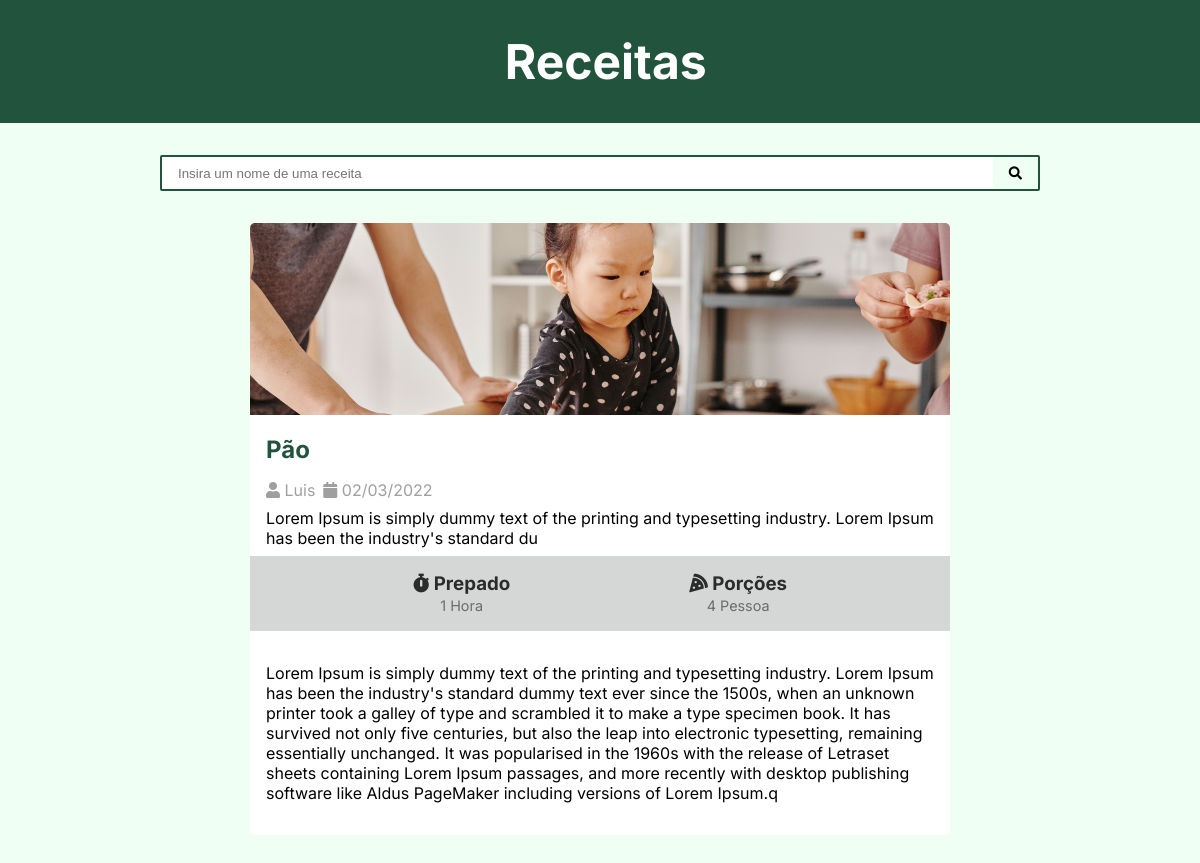
Before: /recipes/3/ with the older database file.
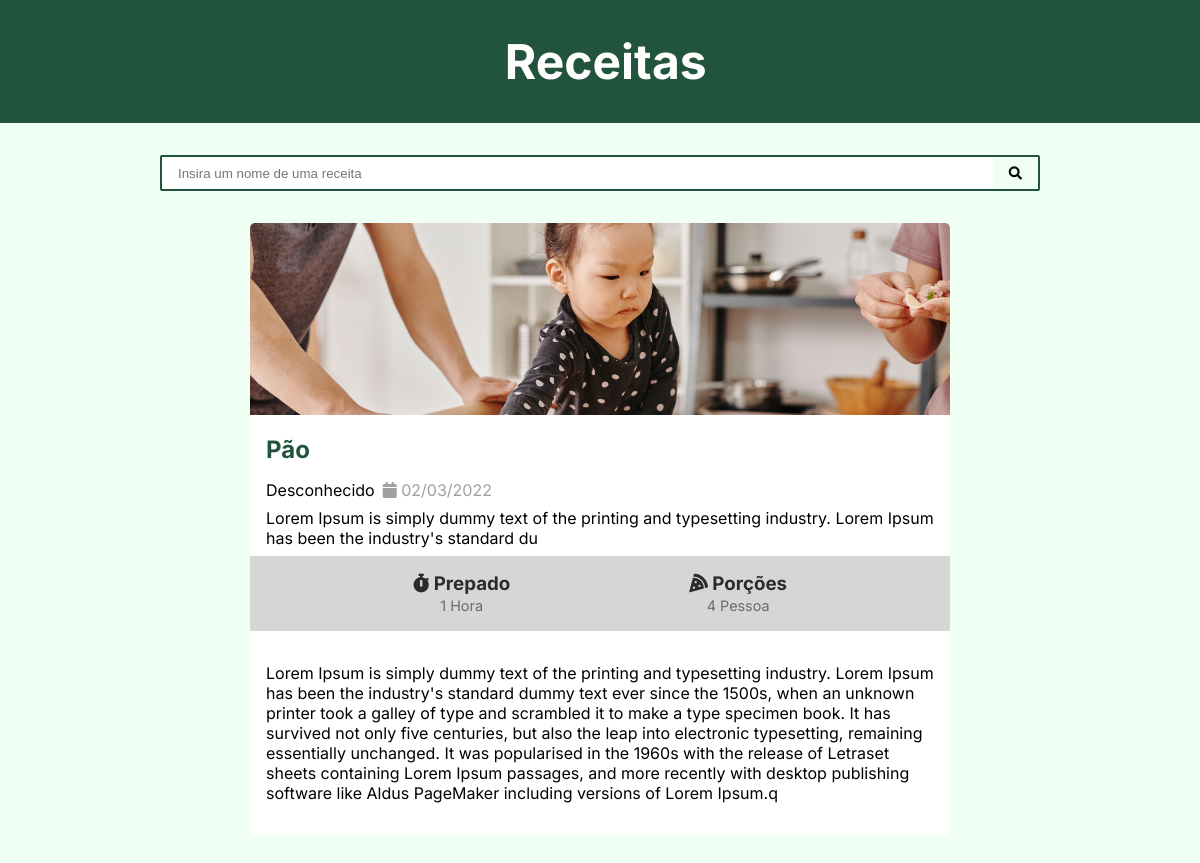
After: the same page with the newer database file.
### recipes/models.py (models this page shows, shortened)
class Recipe(models.Model):
    title = models.CharField(
        max_length=96
    )
    description = models.CharField(
        max_length=196
    )
    slug = models.SlugField()
    preparation_time = models.IntegerField()
    preparation_time_unit = models.CharField(
        max_length=96
    )
    servings = models.IntegerField()
    servings_unit = models.CharField(
        max_length=96
    )
    preparation_steps = models.TextField()
    preparation_steps_is_html = models.BooleanField(default=False)
    create_at = models.DateTimeField(
        auto_now_add=True
    )
    update_at = models.DateTimeField(
        auto_now=True
    )
    is_published = models.BooleanField(
        default=False
        )
    cover = models.ImageField(
        upload_to='recipes/cover/%Y/%m/%d/'
    )
    category = models.ForeignKey(
        Category,
        on_delete=models.SET_NULL,
        null=True,
        blank=True
    )
    author = models.ForeignKey(
        User,
          on_delete=models.SET_NULL,
        null=True
    )

### recipes/views.py (the view)
# urls.py: path('recipes/<int:id>/', views.recipe, name="recipes"),
def recipe(request, id):
    recipe = get_object_or_404(Recipe, id=id)
    context = {
        "recipe": recipe,
        "is_details": True
    }
    return render(request, 'recipes/pages/recipe-view.html', context)

### recipes/templates/recipes/pages/recipe-view.html (shortened to what this page needs)
{% extends 'global/pages/base.html' %}
{% block content %}
    <div class="content-card">
        {% include '../partials/recipes.html' %}
    </div>
{% endblock content %}

### recipes/templates/recipes/partials/recipes.html (shortened to what this page needs)
    <div class="card">
    <img class="card__img" src="{{ recipe.cover.url }}" alt="">
    <h2 class="card__title">
        <a href="{% url 'recipes' recipe.id %}">
            {{ recipe.title|capfirst }}
        </a>
    </h2>
    <div class="card__author">
        {% if recipe.author %}
            <span class="card__author-items">
                <i class="fas fa-user"></i>
                {% if recipe.author.first_name %}
                    {{ recipe.author.first_name }}
                {% else %}
                    {{ recipe.author.username }}
                {% endif %}
            </span>
        {% else %}
            Desconhecido
        {% endif %}
        <span class="card__author-items">
            <i class="fas fa-calendar"></i>
            {{ recipe.create_at|date:"d/m/Y" }}
        </span>
    </div>
    <p class="card__text">
        {{ recipe.description }}
    </p>
    <div class="card__meta">
        <div class="card__meta-preparation">
            <h3>
                <i class="fas fa-stopwatch"></i>
                Prepado
            </h3>
            <span>
                {{ recipe.preparation_time }}
                {{ recipe.preparation_time_unit }}
            </span>
        </div>
        <div class="card__meta-servings">
            <h3>
                <i class="fas fa-pizza-slice"></i>
                Porções
            </h3>
            <span>
                {{ recipe.servings }}
                {{ recipe.servings_unit }}
            </span>
        </div>
    </div>
    {% if is_details %}
        <div class="card__steps">
            {% if recipe.preparation_steps_is_html is True %}
                {{ recipe.preparation_steps|safe }}
            {% else %}
                {{ recipe.preparation_steps|linebreaksbr }}q
            {% endif %}
        </div>
    {% endif %}
</div>

Changed rows visible on the page:
changed Recipe "Pão": author_id 1 → empty (drawn); author.first_name "Luis" → (not shown)
Other visible differences:
text now shown: "Desconhecido"
